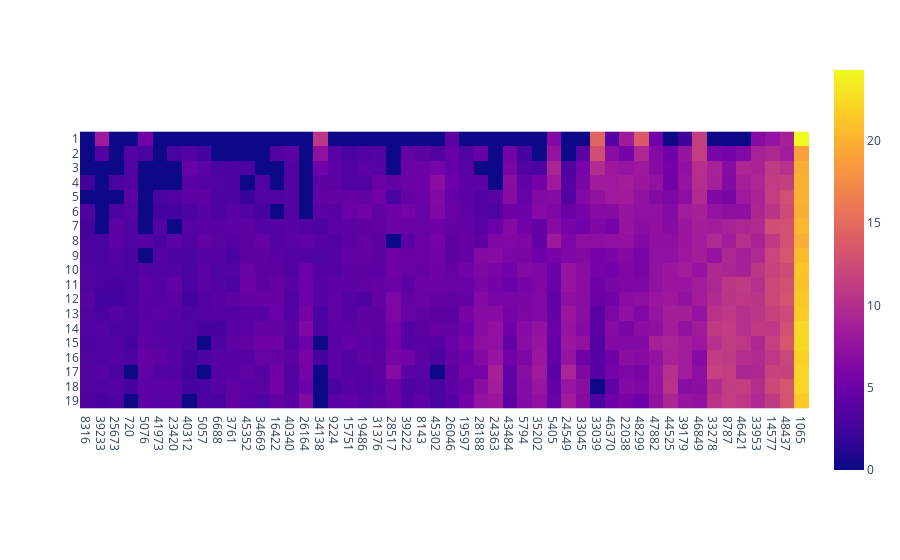

The notebook cell this image was saved under:
### Code cell
px.imshow([x[-n_last:] for x in heatmap], x=[str(x) for x in [all_features[i] for i in idx]][-n_last:], y=[str(x) for x in range(1, 20)])

### Figure 1 — Plotly figure (JSON) as saved in the notebook; plotly's stock layout.template omitted (floating-point values rounded to 4 significant figures; data arrays with more than 128 entries replaced by an {"elided": "..."} marker saying what was removed)
{"data": [{"coloraxis": "coloraxis", "hovertemplate": "x: %{x}<br>y: %{y}<br>color: %{z}<extra></extra>", "name": "0", "type": "heatmap", "x": ["8316", "39233", "25673", "720", "5076", "41973", "23420", "40312", "5057", "6688", "3761", "45352", "34669", "16422", "40340", "26164", "34138", "9224", "15751", "19486", "31376", "28517", "39222", "8143", "45302", "26046", "19597", "28188", "24363", "43484", "5794", "35202", "5405", "24549", "33045", "33039", "46370", "22038", "48299", "47882", "44525", "39179", "46849", "33278", "8787", "46421", "33953", "14577", "48437", "1065"], "xaxis": "x", "y": ["1", "2", "3", "4", "5", "6", "7", "8", "9", "10", "11", "12", "13", "14", "15", "16", "17", "18", "19"], "yaxis": "y", "z": {"elided": "19x50 float values"}}], "layout": {"coloraxis": {"colorscale": [[0, "#0d0887"], [0.1111, "#46039f"], [0.2222, "#7201a8"], [0.3333, "#9c179e"], [0.4444, "#bd3786"], [0.5556, "#d8576b"], [0.6667, "#ed7953"], [0.7778, "#fb9f3a"], [0.8889, "#fdca26"], [1, "#f0f921"]]}, "margin": {"t": 60}, "xaxis": {"anchor": "y", "constrain": "domain", "domain": [0, 1], "scaleanchor": "y"}, "yaxis": {"anchor": "x", "autorange": "reversed", "constrain": "domain", "domain": [0, 1]}}}
